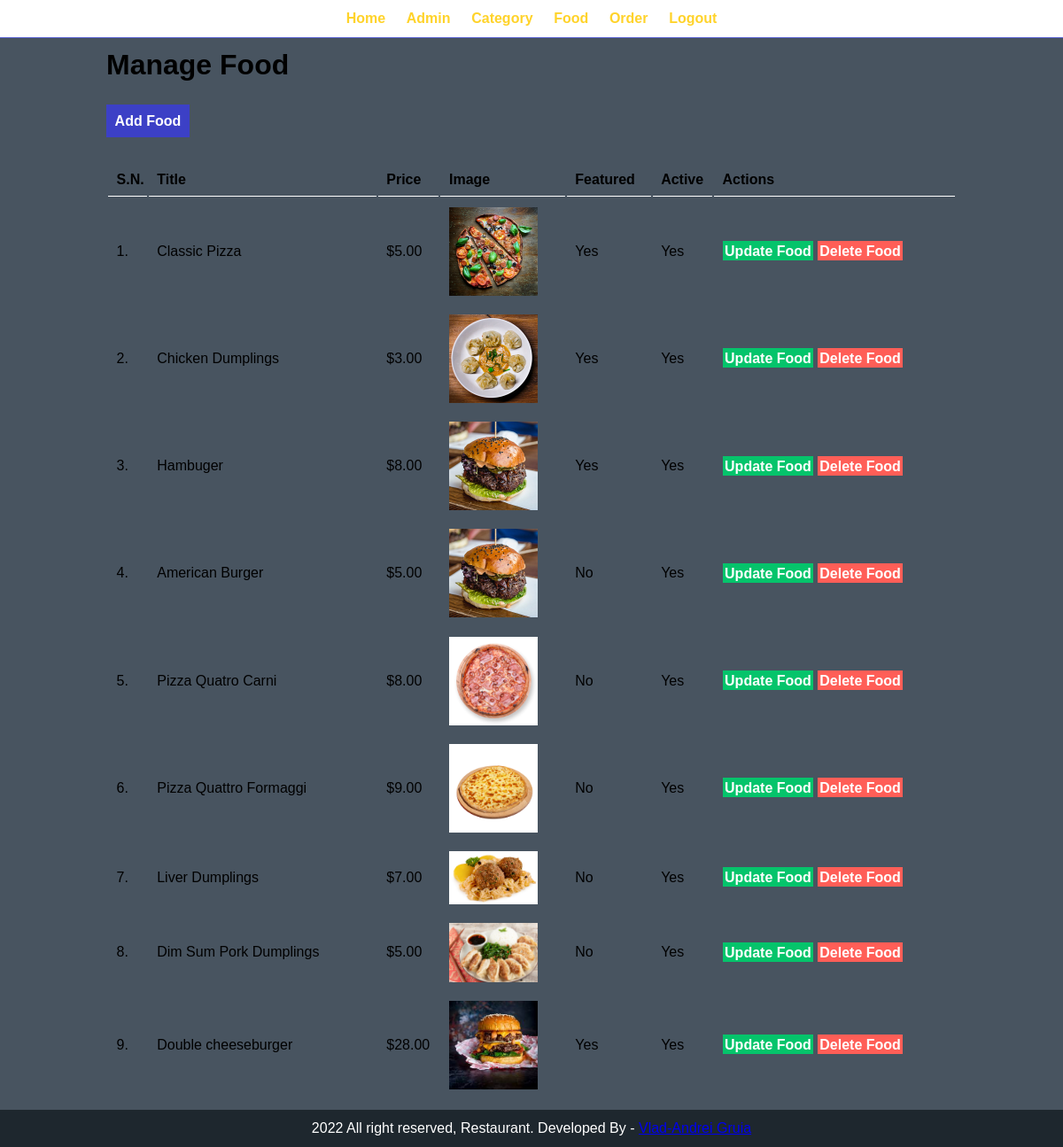
Page /admin/manage-food.php (signed in) on the committed database.
### tables this page shows
CREATE TABLE `tbl_food` (
  `id` int(10) UNSIGNED NOT NULL,
  `title` varchar(100) NOT NULL,
  `description` text NOT NULL,
  `price` decimal(10,2) NOT NULL,
  `image_name` varchar(255) NOT NULL,
  `category_id` int(10) UNSIGNED NOT NULL,
  `featured` varchar(10) NOT NULL,
  `active` varchar(10) NOT NULL
);

### admin/manage-food.php (the view, shortened to what this page needs)
<?php include('partials/menu.php'); ?>
<div class="main-content">
    <div class="wrapper">
        <h1>Manage Food</h1>
        <br /><br />
                <a href="<?php echo SITEURL; ?>admin/add-food.php" class="btn-primary">Add Food</a>
                <br /><br /><br />
                <table class="tbl-full">
                    <tr>
                        <th>S.N.</th>
                        <th>Title</th>
                        <th>Price</th>
                        <th>Image</th>
                        <th>Featured</th>
                        <th>Active</th>
                        <th>Actions</th>
                    </tr>
                    <?php
                        $sql = "SELECT * FROM tbl_food";
                        $res = mysqli_query($conn, $sql);
                        $count = mysqli_num_rows($res);
                        $sn=1;
                        if($count>0)
                        {
                            while($row=mysqli_fetch_assoc($res))
                            {
                                $id = $row['id'];
                                $title = $row['title'];
                                $price = $row['price'];
                                $image_name = $row['image_name'];
                                $featured = $row['featured'];
                                $active = $row['active'];
                                ?>
                                <tr>
                                    <td><?php echo $sn++; ?>. </td>
                                    <td><?php echo $title; ?></td>
                                    <td>$<?php echo $price; ?></td>
                                    <td>
                                        <?php
                                            if($image_name=="")
                                            {
                                                echo "<div class='fail'>Image not Added.</div>";
                                            }
                                            else
                                            {
                                                ?>
                                                <img src="<?php echo SITEURL; ?>images/food/<?php echo $image_name; ?>" width="100px">
                                                <?php
                                            }
                                        ?>
                                    </td>
                                    <td><?php echo $featured; ?></td>
                                    <td><?php echo $active; ?></td>
                                    <td>
                                        <a href="<?php echo SITEURL; ?>admin/update-food.php?id=<?php echo $id; ?>" class="btn-secondary">Update Food</a>
                                        <a href="<?php echo SITEURL; ?>admin/delete-food.php?id=<?php echo $id; ?>&image_name=<?php echo $image_name; ?>" class="btn-delete">Delete Food</a>
                                    </td>
                                </tr>
                                <?php
                            }
                        }
                        else
                        {
                            echo "<tr> <td colspan='7' class='fail'> Food not Added Yet. </td> </tr>";
                        }
                    ?>
                </table>
    </div>
</div>
<?php include('partials/footer.php'); ?>

### admin/partials/menu.php (shortened to what this page needs)
<html>
    <head>
        <link rel="stylesheet" type="text/css" href="../css/admin.css" />
    </head>
    <body>
        <div class="menu">
            <div class="wrapper">
                <ul>
                    <li>
                        <a href="index.php">Home</a>
                    </li>
                    <li>
                        <a href="manageadmin.php">Admin</a>
                    </li>
                    <li>
                        <a href="manage-category.php">Category</a>
                    </li>
                    <li>
                        <a href="manage-food.php">Food</a>
                    </li>
                    <li>
                        <a href="manage-order.php">Order</a>
                    </li>
                    <li>
                        <a href="logout.php">Logout</a>
                    </li>
                </ul>
            </div>
        </div>

### admin/partials/footer.php
<div class="footer">
            <div class="wrapper">
                 <p class="text-center"> 2022 All right reserved, Restaurant. Developed By - <a href="#"> Vlad-Andrei Gruia</a></p>
            </div>
        </div>
    </body>
</html>

### css/admin.css (style rules this page uses)
* { margin: 0; padding: 0; font-family: Arial, Helvetica, sans-serif; }
.wrapper { padding: 1%; width: 80%; margin: 0 auto; }
.text-center { text-align: center; }
.tbl-full { width: 100%; }
table tr th { border-bottom: 1px solid #fff; padding: 1%; text-align: left; }
table tr td { padding: 1%; }
.btn-primary { background-color: #3c40c6; text-decoration: none; color: white; font-weight: bold; padding: 1%; }
.btn-secondary { background-color: #05c46b; text-decoration: none; color: white; font-weight: bold; padding: 1%; }
.btn-delete { background-color: #ff5e57; text-decoration: none; color: white; font-weight: bold; padding: 1%; }
.footer { background-color: #1e272e; color: white; }
.menu { text-align: center; border-bottom: 1px solid #575fcf; }
.menu ul { list-style-type: none; }
.menu ul li { display: inline; padding: 1%; }
.menu ul li a { text-decoration: none; font-weight: bold; color: #ffd32a; }
.main-content { background-color: #485460; padding: 3% auto; }

### rows in the picture
tbl_food: title "Classic Pizza", price "5.00", image_name (picture), featured "Yes", active "Yes"
tbl_food: title "Chicken Dumplings", price "3.00", image_name (picture), featured "Yes", active "Yes"
tbl_food: title "Hambuger", price "8.00", image_name (picture), featured "Yes", active "Yes"
tbl_food: title "American Burger", price "5.00", image_name (picture), featured "No", active "Yes"
tbl_food: title "Pizza Quatro Carni", price "8.00", image_name (picture), featured "No", active "Yes"
tbl_food: title "Pizza Quattro Formaggi", price "9.00", image_name (picture), featured "No", active "Yes"
tbl_food: title "Liver Dumplings", price "7.00", image_name (picture), featured "No", active "Yes"
tbl_food: title "Dim Sum Pork Dumplings", price "5.00", image_name (picture), featured "No", active "Yes"
tbl_food: title "Double cheeseburger", price "28.00", image_name (picture), featured "Yes", active "Yes"
